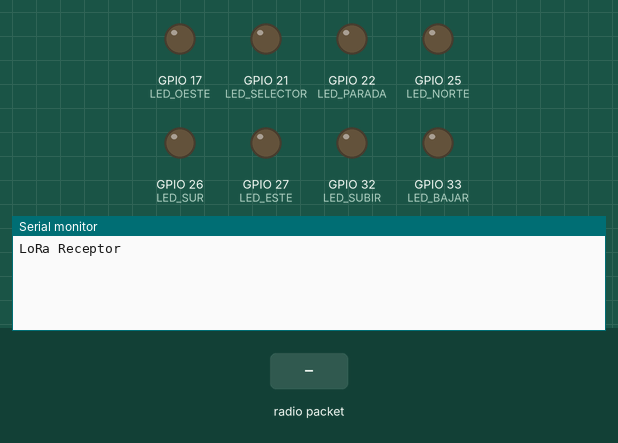
Recording of a sketch running on a simulated ESP32. On the bench: output pins drawn as LEDs (lit = HIGH), the last lines printed to the serial monitor. The test bench sets the inputs (shaded band). No radio packets arrive unless stated.

Above: at 1.2 s.
1.3 s: radio packet "PARADA" arrives
At 1.8 s:
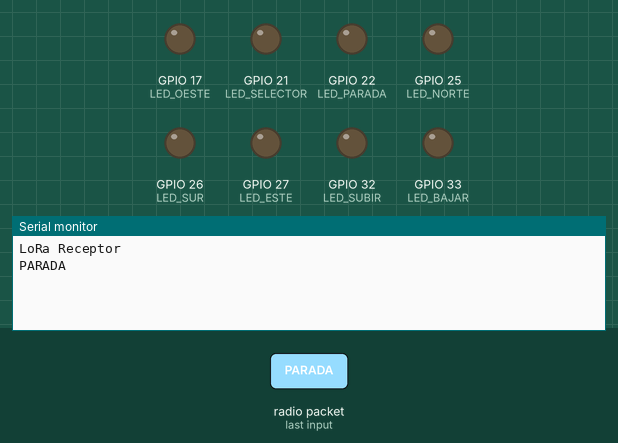
2.8 s: radio packet "SELECTOR" arrives
At 4.0 s:
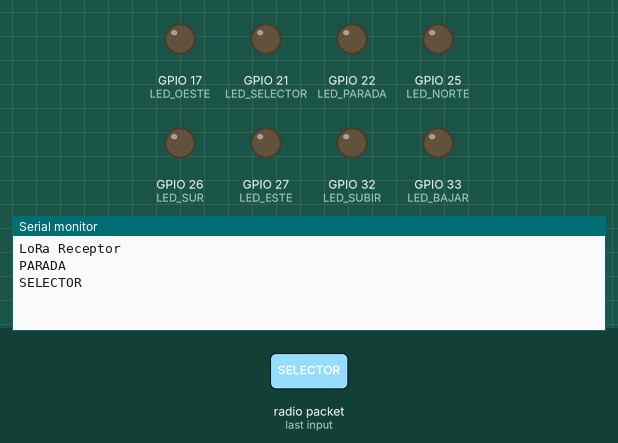
4.3 s: radio packet "SUBIR" arrives
At 5.3 s:
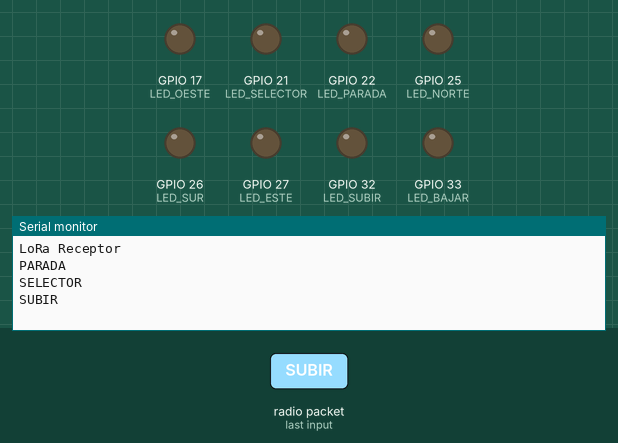

Measured:
- after the input at 1.3 s, the serial monitor: prints a new line at once (image 1)
- after the input at 2.8 s, the serial monitor: prints a new line at once (image 2)
- after the input at 4.3 s, the serial monitor: prints a new line at once (image 3)

The sketch:

RECEPTOR.ino
```cpp
// CORRECCIONES RECEPTOR
#include <SPI.h>
#include <LoRa.h>

// Pines LoRa
const int csPin = 5;          // LoRa radio chip select
const int resetPin = 14;      // LoRa radio reset
const int irqPin = 4;         // Cambiar dependiendo de la placa; tiene que ser un pin de interrupcion

// Pines de LEDs
#define LED_PARADA 22
#define LED_SELECTOR 21
#define LED_SUBIR 32
#define LED_BAJAR 33
#define LED_NORTE 25
#define LED_SUR 26
#define LED_ESTE 27
#define LED_OESTE 17

void setup() {
  Serial.begin(115200);
  while (!Serial);

  // Configuración de pines de LEDs
  pinMode(LED_PARADA, OUTPUT);
  pinMode(LED_SELECTOR, OUTPUT);
  pinMode(LED_SUBIR, OUTPUT);
  pinMode(LED_BAJAR, OUTPUT);
  pinMode(LED_NORTE, OUTPUT);
  pinMode(LED_SUR, OUTPUT);
  pinMode(LED_ESTE, OUTPUT);
  pinMode(LED_OESTE, OUTPUT);

  // Inicializar LEDs apagados
  digitalWrite(LED_PARADA, LOW);
  digitalWrite(LED_SELECTOR, LOW);
  digitalWrite(LED_SUBIR, LOW);
  digitalWrite(LED_BAJAR, LOW);
  digitalWrite(LED_NORTE, LOW);
  digitalWrite(LED_SUR, LOW);
  digitalWrite(LED_ESTE, LOW);
  digitalWrite(LED_OESTE, LOW);

  Serial.println("LoRa Receptor");
  LoRa.setPins(csPin, resetPin, irqPin);

  if (!LoRa.begin(915E6)) {
    Serial.println("Error al iniciar LoRa");
    while (1);
  }
}
void encenderLED(String mensaje) {
  int separador = mensaje.indexOf(':');
  if (separador == -1) return; // Si no encuentra ":", descartar mensaje

  String comando = mensaje.substring(0, separador); // Comando (PARADA, SUBIR, etc.)
  int estado = mensaje.substring(separador + 1).toInt(); // Estado (0 o 1)

  // Actualizar el LED correspondiente
  if (comando == "PARADA") digitalWrite(LED_PARADA, estado);
  else if (comando == "SELECTOR") digitalWrite(LED_SELECTOR, estado);
  else if (comando == "SUBIR") digitalWrite(LED_SUBIR, estado);
  else if (comando == "BAJAR") digitalWrite(LED_BAJAR, estado);
  else if (comando == "NORTE") digitalWrite(LED_NORTE, estado);
  else if (comando == "SUR") digitalWrite(LED_SUR, estado);
  else if (comando == "ESTE") digitalWrite(LED_ESTE, estado);
  else if (comando == "OESTE") digitalWrite(LED_OESTE, estado);
}

void procesarMensaje(String mensaje) {
  String comando = mensaje.substring(0, mensaje.indexOf(':'));
  String estado = mensaje.substring(mensaje.indexOf(':') + 1);

  // Determinar el LED a controlar
  int pinLED = -1;
  if (comando == "PARADA") pinLED = LED_PARADA;
  else if (comando == "SELECTOR") pinLED = LED_SELECTOR;
  else if (comando == "SUBIR") pinLED = LED_SUBIR;
  else if (comando == "BAJAR") pinLED = LED_BAJAR;
  else if (comando == "NORTE") pinLED = LED_NORTE;
  else if (comando == "SUR") pinLED = LED_SUR;
  else if (comando == "ESTE") pinLED = LED_ESTE;
  else if (comando == "OESTE") pinLED = LED_OESTE;

  // Cambiar el estado del LED
  if (pinLED != -1) {
    digitalWrite(pinLED, estado == "ON" ? HIGH : LOW);
    Serial.println("LED " + comando + " -> " + estado);
  }
}

void loop() {
  if (LoRa.parsePacket()) {
    String mensaje = "";
    while (LoRa.available()) {
      char c = (char)LoRa.read(); // Leer un carácter
      Serial.print(c);            // Mostrar en monitor serie
      mensaje += c;               // Añadir al mensaje
    }
    Serial.println(); // Salto de línea después del mensaje
    encenderLED(mensaje);
  }
}
```
